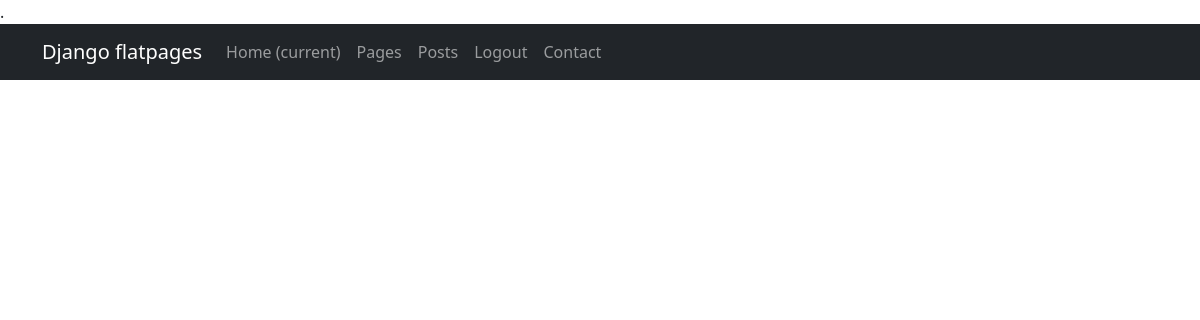
/posts/subscriptions/ (signed in), run on an earlier commit of the app's database.
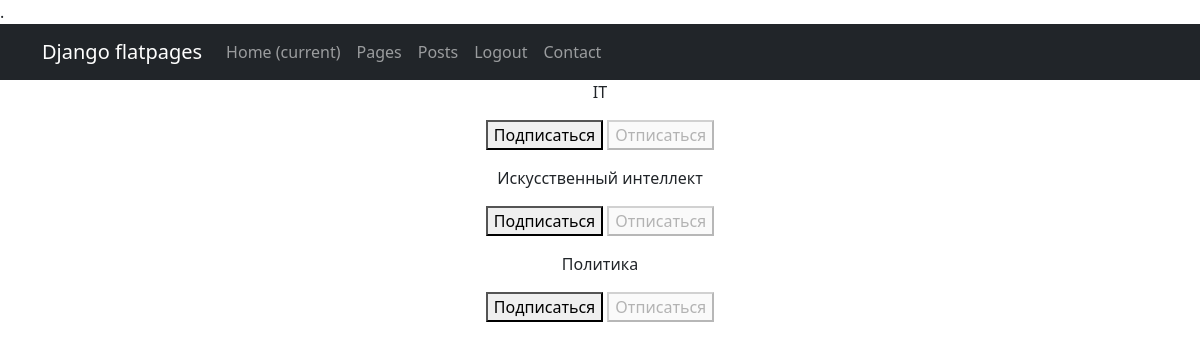
And on a later commit of the database.
### news/models.py (models this page shows, shortened)
class Category(models.Model):
    name = models.CharField(max_length=64, unique=True)
    subscribers = models.ManyToManyField(User, blank=True, null=True, related_name='categories')

### news/views.py (the view, shortened to what this page needs)
# urls.py: path('subscriptions/', subscriptions, name='subscriptions'),
@login_required
@csrf_protect
def subscriptions(request):
    categories_with_subscriptions = Category.objects.annotate(
        user_subscribed=Exists(
            Subscription.objects.filter(
                user=request.user,
                category=OuterRef('pk'),
            )
        )
    ).order_by('name')
    return render(
        request,
        'subscriptions.html',
        {'categories': categories_with_subscriptions},
    )

### templates/subscriptions.html (shortened to what this page needs)
{% extends 'flatpages/default.html' %}
{% block content %}
    {% for category in categories  %}
        <p>
            {{ category.name }}
            <form method="post">
                {% if category.user_subscribed %}
                    <button disabled>Подписаться</button>
                    <button name="action" value="unsubscribe">Отписаться</button>
                {% else %}
                    <button name="action" value="subscribe">Подписаться</button>
                    <button disabled>Отписаться</button>
                {% endif %}
            </form>
        </p>
    {% endfor %}
{% endblock content %}

### templates/flatpages/default.html (shortened to what this page needs)
<!DOCTYPE html>
<html lang="ru">
    <head>
        {% load static %}.
        <link href="{% static 'css/styles.css' %}" rel="stylesheet" />
    </head>
    <body>
        <nav class="navbar navbar-expand-lg navbar-dark bg-dark static-top">
            <div class="container">
                    <a class="navbar-brand" href="#">Django flatpages</a>
                <div class="collapse navbar-collapse" id="navbarResponsive">
                    <ul class="navbar-nav ml-auto">
                        <li class="nav-item active">
                            <a class="nav-link" href="#">Home
                                <span class="sr-only">(current)</span>
                            </a>
                        </li>
                        <li class="nav-item">
                            <a class="nav-link" href="/pages/">Pages</a>
                        </li>
                        <li class="nav-item">
                            <a class="nav-link" href="/posts/">Posts</a>
                        </li>
                        <li class="nav-item">
                            <a class="nav-link" href="/accounts/logout/">Logout</a>
                        </li>
                        <li class="nav-item">
                            <a class="nav-link" href="/contacts/">Contact</a>
                        </li>
                    </ul>
                </div>
            </div>
        </nav>
        <div class="container">
            <div class="row">
                <div class="col-lg-12 text-center">
                    {% block content %}{% endblock content %}
            </div>
        </div>
    </body>
</html>

What changed in the data, as far as the page shows it:
added Category: name "IT", shows "Подписаться"
added Category: name "Искусственный интеллект", shows "Подписаться"
added Category: name "Политика", shows "Подписаться"
